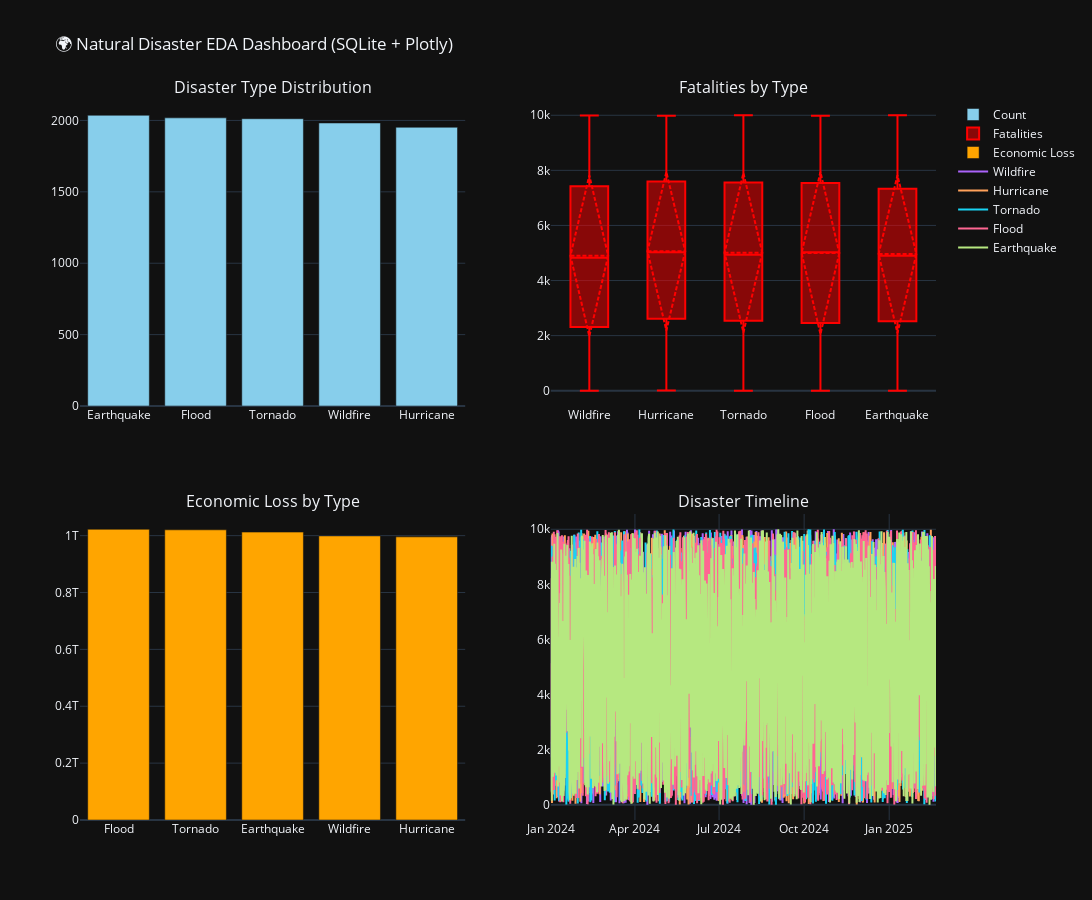

The notebook cell saved with this chart:
### Code cell
import sqlite3
import pandas as pd
import plotly.express as px
from plotly.subplots import make_subplots
import plotly.graph_objects as go

# --------------------
# 1. Load Data from SQLite
# --------------------
conn = sqlite3.connect("database/disasters.db")
df = pd.read_sql("SELECT * FROM disasters", conn)
conn.close()

# Convert Date column
df["Date"] = pd.to_datetime(df["Date"])

# --------------------
# 2. Create Dashboard Layout
# --------------------
fig = make_subplots(
    rows=2, cols=2,
    subplot_titles=("Disaster Type Distribution", 
                    "Fatalities by Type",
                    "Economic Loss by Type",
                    "Disaster Timeline"),
    vertical_spacing=0.15, horizontal_spacing=0.1
)

# 2.1 Disaster Type Distribution
type_counts = df["Disaster_Type"].value_counts()
fig.add_trace(
    go.Bar(x=type_counts.index, y=type_counts.values, marker_color="skyblue", name="Count"),
    row=1, col=1
)

# 2.2 Fatalities by Type
fig.add_trace(
    go.Box(x=df["Disaster_Type"], y=df["Fatalities"], boxmean="sd", marker_color="red", name="Fatalities"),
    row=1, col=2
)

# 2.3 Economic Loss by Type
econ_loss = df.groupby("Disaster_Type")["Economic_Loss($)"].sum().sort_values(ascending=False)
fig.add_trace(
    go.Bar(x=econ_loss.index, y=econ_loss.values, marker_color="orange", name="Economic Loss"),
    row=2, col=1
)

# 2.4 Timeline (Fatalities over time by disaster type)
timeline = df.groupby(["Date", "Disaster_Type"])["Fatalities"].sum().reset_index()
for d_type in timeline["Disaster_Type"].unique():
    subset = timeline[timeline["Disaster_Type"] == d_type]
    fig.add_trace(
        go.Scatter(x=subset["Date"], y=subset["Fatalities"], mode="lines", name=d_type),
        row=2, col=2
    )

# --------------------
# 3. Layout Settings
# --------------------
fig.update_layout(
    height=900, width=1200,
    title_text="🌍 Natural Disaster EDA Dashboard (SQLite + Plotly)",
    showlegend=True,
    template="plotly_dark"
)

fig.show()

### Figure 1 — Plotly figure (JSON) as saved in the notebook; plotly's stock layout.template omitted (floating-point values rounded to 4 significant figures; data arrays with more than 128 entries replaced by an {"elided": "..."} marker saying what was removed)
{"data": [{"marker": {"color": "skyblue"}, "name": "Count", "type": "bar", "x": ["Earthquake", "Flood", "Tornado", "Wildfire", "Hurricane"], "xaxis": "x", "y": [2036, 2018, 2012, 1982, 1952], "yaxis": "y"}, {"boxmean": "sd", "marker": {"color": "red"}, "name": "Fatalities", "type": "box", "x": {"elided": "10000 str values"}, "xaxis": "x2", "y": {"elided": "10000 int values"}, "yaxis": "y2"}, {"marker": {"color": "orange"}, "name": "Economic Loss", "type": "bar", "x": ["Flood", "Tornado", "Earthquake", "Wildfire", "Hurricane"], "xaxis": "x3", "y": [1022000000000.0, 1020000000000.0, 1012000000000.0, 999000000000.0, 995700000000.0], "yaxis": "y3"}, {"mode": "lines", "name": "Wildfire", "type": "scatter", "x": {"elided": "1982 str values"}, "xaxis": "x4", "y": {"elided": "1982 int values"}, "yaxis": "y4"}, {"mode": "lines", "name": "Hurricane", "type": "scatter", "x": {"elided": "1952 str values"}, "xaxis": "x4", "y": {"elided": "1952 int values"}, "yaxis": "y4"}, {"mode": "lines", "name": "Tornado", "type": "scatter", "x": {"elided": "2012 str values"}, "xaxis": "x4", "y": {"elided": "2012 int values"}, "yaxis": "y4"}, {"mode": "lines", "name": "Flood", "type": "scatter", "x": {"elided": "2018 str values"}, "xaxis": "x4", "y": {"elided": "2018 int values"}, "yaxis": "y4"}, {"mode": "lines", "name": "Earthquake", "type": "scatter", "x": {"elided": "2036 str values"}, "xaxis": "x4", "y": {"elided": "2036 int values"}, "yaxis": "y4"}], "layout": {"annotations": [{"font": {"size": 16}, "showarrow": false, "text": "Disaster Type Distribution", "x": 0.225, "xanchor": "center", "xref": "paper", "y": 1, "yanchor": "bottom", "yref": "paper"}, {"font": {"size": 16}, "showarrow": false, "text": "Fatalities by Type", "x": 0.775, "xanchor": "center", "xref": "paper", "y": 1, "yanchor": "bottom", "yref": "paper"}, {"font": {"size": 16}, "showarrow": false, "text": "Economic Loss by Type", "x": 0.225, "xanchor": "center", "xref": "paper", "y": 0.425, "yanchor": "bottom", "yref": "paper"}, {"font": {"size": 16}, "showarrow": false, "text": "Disaster Timeline", "x": 0.775, "xanchor": "center", "xref": "paper", "y": 0.425, "yanchor": "bottom", "yref": "paper"}], "height": 900, "showlegend": true, "title": {"text": "🌍 Natural Disaster EDA Dashboard (SQLite + Plotly)"}, "width": 1200, "xaxis": {"anchor": "y", "domain": [0, 0.45]}, "xaxis2": {"anchor": "y2", "domain": [0.55, 1]}, "xaxis3": {"anchor": "y3", "domain": [0, 0.45]}, "xaxis4": {"anchor": "y4", "domain": [0.55, 1]}, "yaxis": {"anchor": "x", "domain": [0.575, 1]}, "yaxis2": {"anchor": "x2", "domain": [0.575, 1]}, "yaxis3": {"anchor": "x3", "domain": [0, 0.425]}, "yaxis4": {"anchor": "x4", "domain": [0, 0.425]}}}
